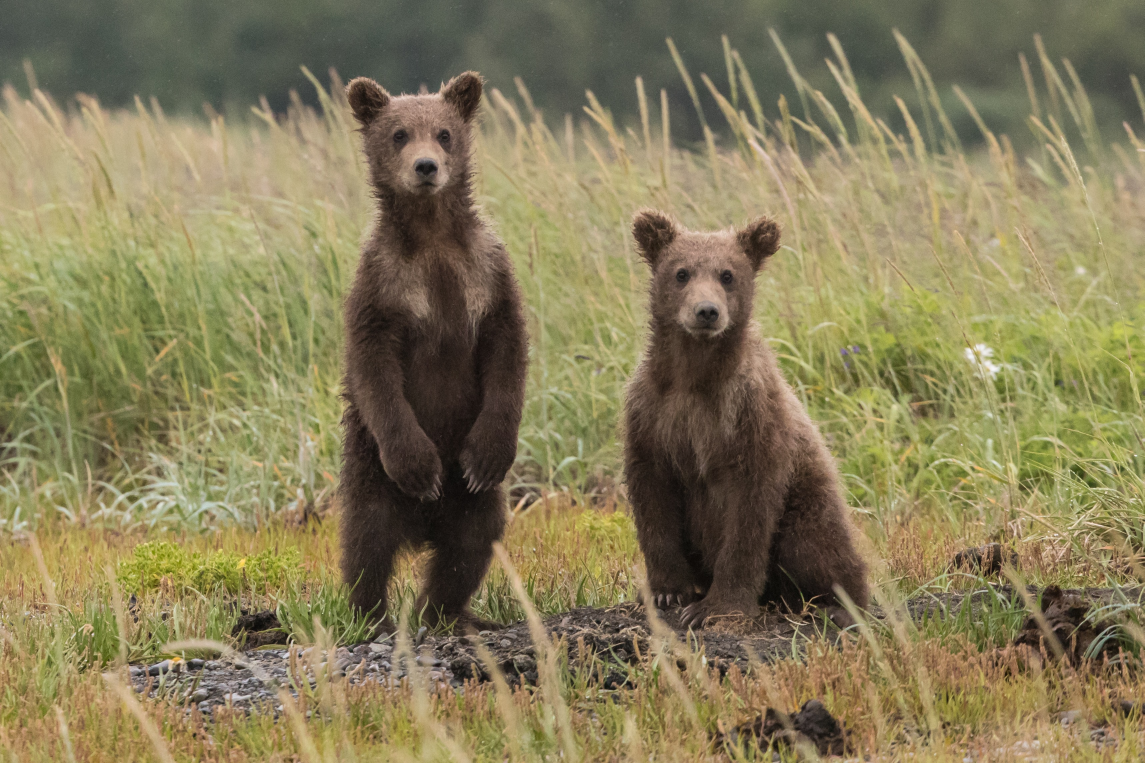
#> input picture opencvPython/advanced_concepts/animal_photos/anthony-renovato-6HxC-fZjlI0-unsplash.jpg, 3433 x 2289 px (shown at 1/3 size); its folder holds 4 pictures in this run
$ python splitmerge.py
#> lines starting #> are read from the running program, lines starting #| are printed output that depends on the picture
import cv2 as cv
import numpy as np
import os


def resize_image(image, scale=0.75):
    return cv.resize(image, (int(image.shape[1] * scale), int(image.shape[0] * scale)), interpolation=cv.INTER_AREA)


photos = os.listdir('./animal_photos')

img = resize_image(cv.imread(f"./animal_photos/{photos[2]}"), 0.15)
#> in resize_image, `return cv.resize(image, (int(image.shape[1] * scale), int(image.shape[..`:
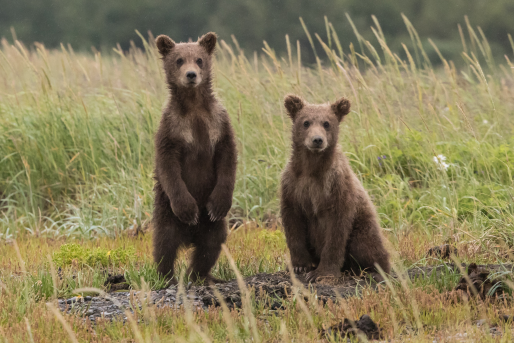
#> returned value: shape (343, 514, 3); mean of channels 0, 1, 2 89.1, 124.3, 134; drawn as B, G, R
cv.imshow('Original', img)

#print(img.)

blank = np.zeros(img.shape[:2], dtype="uint8")

b, g, r = cv.split(img)
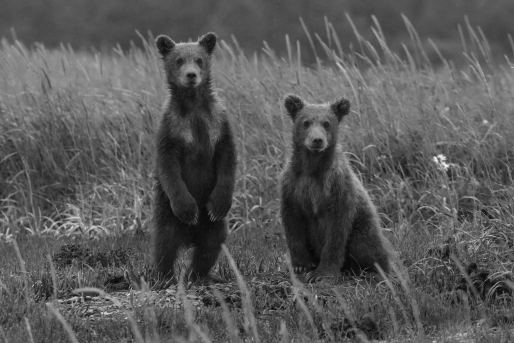
#> b: shape (343, 514); min 7, max 241, mean 89.1
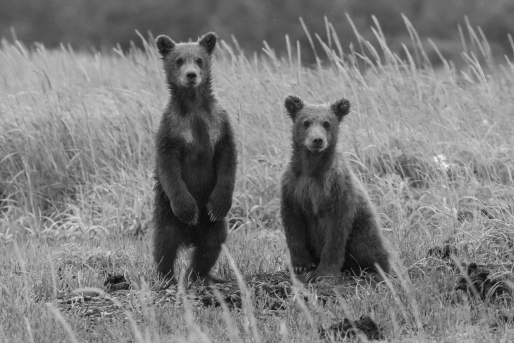
#> g: shape (343, 514); min 10, max 243, mean 124.3
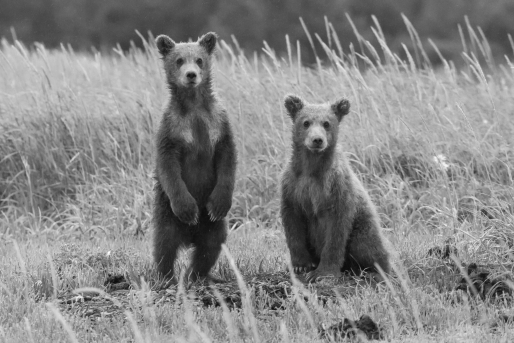
#> r: shape (343, 514); min 12, max 249, mean 134

blue = cv.merge([b, blank, blank])
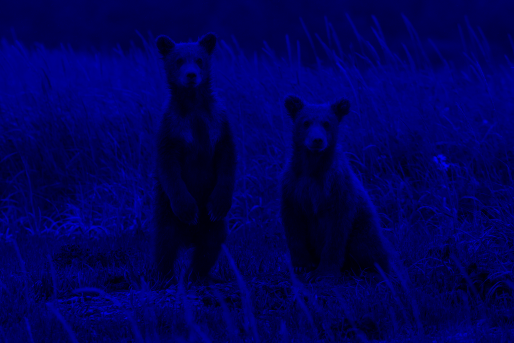
#> blue: shape (343, 514, 3); mean of channels 0, 1, 2 89.1, 0, 0; drawn as B, G, R
green = cv.merge([blank, g, blank])
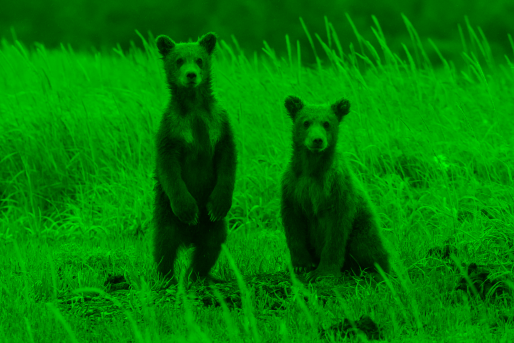
#> green: shape (343, 514, 3); mean of channels 0, 1, 2 0, 124.3, 0; drawn as B, G, R
red = cv.merge([blank, blank, r])
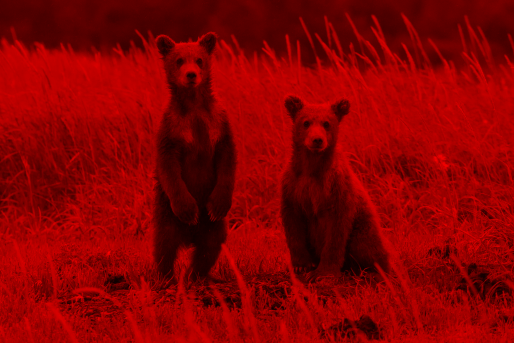
#> red: shape (343, 514, 3); mean of channels 0, 1, 2 0, 0, 134; drawn as B, G, R

cv.imshow('blue', blue)
cv.imshow('green', green)
cv.imshow('red', red)

print(img.shape)
#| (343, 514, 3)
print(f"blue: {b.shape}")
#| blue: (343, 514)
print(f"green: {g.shape}")
#| green: (343, 514)
print(f"red: {r.shape}")
#| red: (343, 514)

merged = cv.merge([b, g, r])
cv.imshow('Merged', merged)

cv.waitKey(10000)
